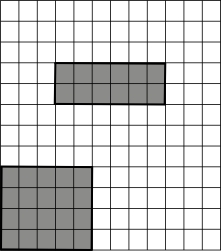
#> input picture image processing/geomatrix transformation/rectangle.jpg, 221 x 251 px
$ python affine-transformation.py
#> lines starting #> are read from the running program, lines starting #| are printed output that depends on the picture
import cv2
from matplotlib import pyplot as plt
import numpy as np

img = cv2.imread('rectangle.jpg')
#> img is the input picture: shape (251, 221, 3); mean B, G, R 206.3, 206.7, 206.7
rows, cols = img.shape[:2]
#> rows = 251; cols = 221

pts1 = np.float32([[50,50],[200,50],[50,200]])
pts2 = np.float32([[0,100],[200,50],[100,250]])
M = cv2.getAffineTransform(pts1, pts2)

aft = cv2.warpAffine(img, M, (cols,rows))
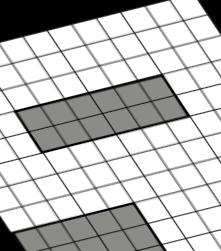
#> aft: shape (251, 221, 3); mean B, G, R 190.1, 190.5, 190.5

# 1. show by matplotlib
plt.subplot(121), plt.imshow(img), plt.title('Input')
plt.subplot(122), plt.imshow(aft), plt.title('Output')
plt.xticks([]), plt.yticks([])
plt.show()
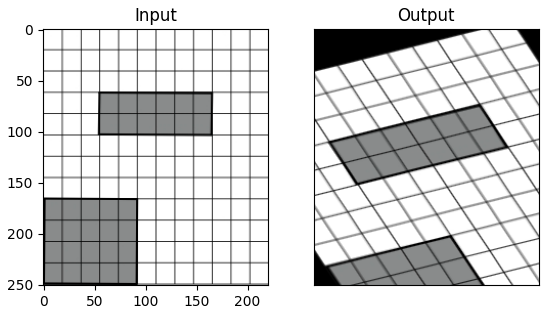
#> figure drawn by matplotlib, 2 panels; B, G, R data is drawn as R, G, B


# [5 lines of commented-out code are left out]
